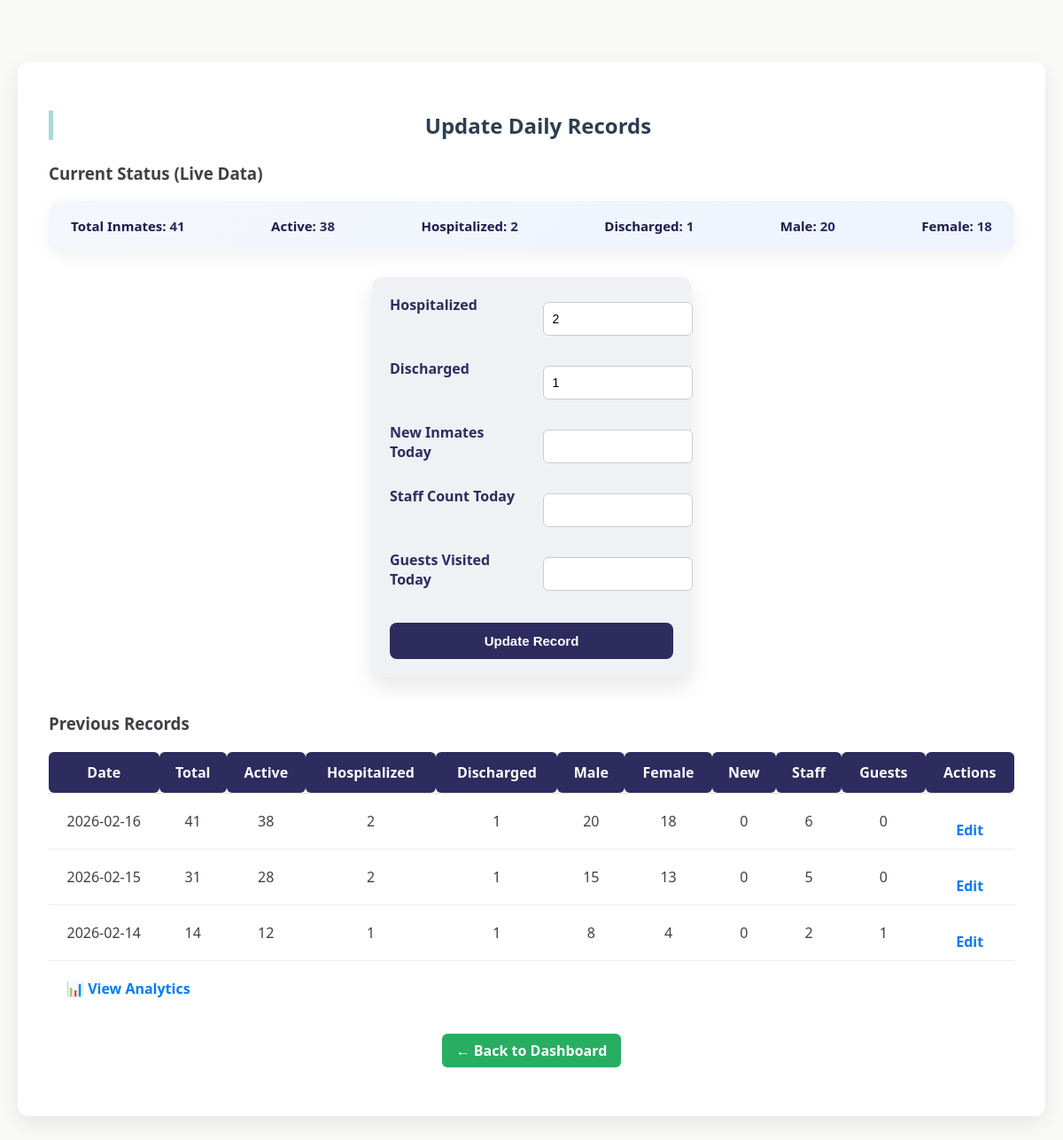
Page /admin/update (signed in) on the earlier database version.
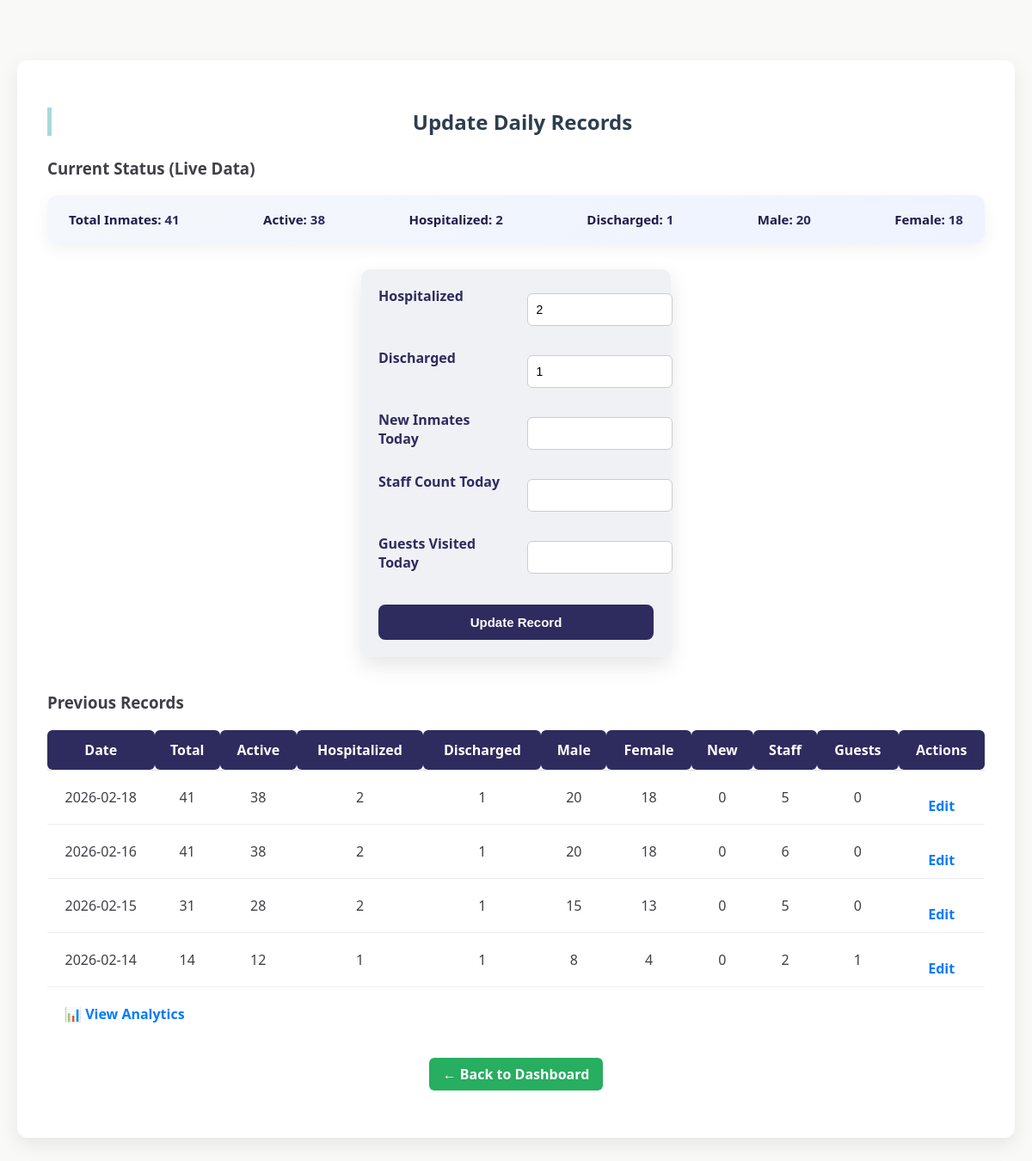
Same page on the later database version.
### tables this page shows
CREATE TABLE daily_records (
        id INTEGER PRIMARY KEY AUTOINCREMENT,
        date TEXT UNIQUE,  -- Added UNIQUE here to support REPLACE logic
        total_inmates INTEGER,
        active_inmates INTEGER,  -- Ensure this is added
        hospitalized INTEGER,
        discharged INTEGER,
        male_inmates INTEGER,
        female_inmates INTEGER,
        new_inmates INTEGER,
        staff_count INTEGER,
        guests_arrived INTEGER
    , deceased INTEGER DEFAULT 0);

### app.py (the view, shortened to what this page needs)
@app.route('/admin/update', methods=['GET', 'POST'])
def admin_update():
    if 'admin' not in session:
        return redirect('/login')
    db = get_db()
    db.row_factory = sqlite3.Row
    cur = db.cursor()
    cur.execute("SELECT COUNT(*) FROM inmates")
    total = cur.fetchone()[0]
    cur.execute("SELECT COUNT(*) FROM inmates WHERE status='Hospitalized'")
    hospitalized = cur.fetchone()[0]
    cur.execute("SELECT COUNT(*) FROM inmates WHERE status='Discharged'")
    discharged = cur.fetchone()[0]
    active = total - hospitalized - discharged
    cur.execute("SELECT COUNT(*) FROM inmates WHERE gender='Male' AND status='Active'")
    male = cur.fetchone()[0]
    cur.execute("SELECT COUNT(*) FROM inmates WHERE gender='Female' AND status='Active'")
    female = cur.fetchone()[0]
    cur.execute("SELECT * FROM daily_records ORDER BY date DESC LIMIT 7")
    records = [dict(row) for row in cur.fetchall()]
    db.close()
    return render_template(
        'admin_update.html',
        records=records,
        total=total,
        active=active,
        male=male,
        female=female,
        hospitalized=hospitalized,
        discharged=discharged
    )

### app.py (called while the page is built)
def get_db():
    conn = sqlite3.connect(DB)
    conn.row_factory = sqlite3.Row
    return conn

### templates/admin_update.html (shortened to what this page needs)
<!DOCTYPE html>
<html lang="en">
<head>
    <link rel="stylesheet" href="{{ url_for('static', filename='style.css') }}">
</head>
<body>
<div class="update-container">
    <h2>Update Daily Records</h2>
    <h3>Current Status (Live Data)</h3>
    <div class="summary-box">
        <p><strong>Total Inmates:</strong> {{ total }}</p>
        <p><strong>Active:</strong> {{ active }}</p>
        <p><strong>Hospitalized:</strong> {{ hospitalized }}</p>
        <p><strong>Discharged:</strong> {{ discharged }}</p>
        <p><strong>Male:</strong> {{ male }}</p>
        <p><strong>Female:</strong> {{ female }}</p>
    </div>
    <form method="POST" action="/admin/update">
        <label>Hospitalized</label>
        <input type="number" name="hospitalized" value="{{ hospitalized }}" required>
        <label>Discharged</label>
        <input type="number" name="discharged" value="{{ discharged }}" required>
        <label>New Inmates Today</label>
        <input type="number" name="new_inmates" required>
        <label>Staff Count Today</label>
        <input type="number" name="staff_count" required>
        <label>Guests Visited Today</label>
        <input type="number" name="guests_visited" required>
        <button type="submit" class="btn-primary">Update Record</button>
    </form>
    <h3 style="margin-top:40px;">Previous Records</h3>
    <table class="records-table">
        <thead>
            <tr>
                <th>Date</th>
                <th>Total</th>
                <th>Active</th>
                <th>Hospitalized</th>
                <th>Discharged</th>
                <th>Male</th>
                <th>Female</th>
                <th>New</th>
                <th>Staff</th>
                <th>Guests</th>
                <th>Actions</th>
            </tr>
        </thead>
        <tbody>
        {% for r in records %}
            <tr>
                <td>{{ r.date }}</td>
                <td>{{ r.total_inmates }}</td>
                <td>{{ r.active_inmates }}</td>
                <td>{{ r.hospitalized }}</td>
                <td>{{ r.discharged }}</td>
                <td>{{ r.male_inmates }}</td>
                <td>{{ r.female_inmates }}</td>
                <td>{{ r.new_inmates }}</td>
                <td>{{ r.staff_count }}</td>
                <td>{{ r.guests_arrived }}</td>
                <td>
                    <a href="/admin/edit/{{ r.id }}" class="btn-edit">Edit</a>
                </td>
            </tr>
        {% endfor %}
        </tbody>
    </table>
    <div style="margin-left:20px;">
        <a href="/admin/analytics" class="btn-analysis">
            📊 View Analytics
        </a>
    </div>
    <div class="admin-actions">
        <a href="/admin" class="back-btn">← Back to Dashboard</a>
    </div>
</div>
</body>
</html>

Differences in the rows shown:
added daily_records: date "2026-02-18", total_inmates "41", active_inmates "38", hospitalized "2", discharged "1", male_inmates "20", female_inmates "18", new_inmates "0", staff_count "5", guests_arrived "0"
